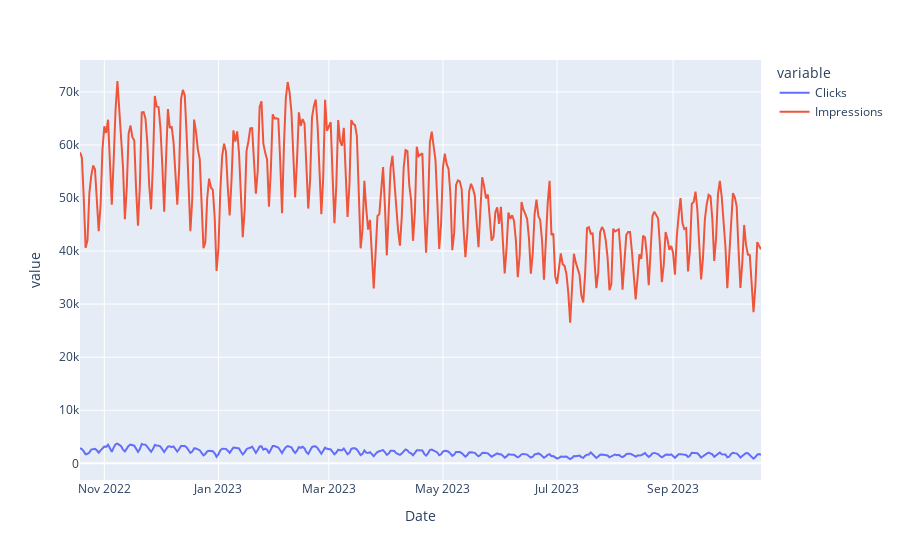

This figure's notebook cell:
### Markdown cell above
## <font color='#F21905'> Data Visualizations

### Code cell
px.line(df,y=['Clicks','Impressions'])

### Figure 1 — Plotly figure (JSON) as saved in the notebook; plotly's stock layout.template omitted (floating-point values rounded to 4 significant figures; data arrays with more than 128 entries replaced by an {"elided": "..."} marker saying what was removed)
{"data": [{"hovertemplate": "variable=Clicks<br>Date=%{x}<br>value=%{y}<extra></extra>", "legendgroup": "Clicks", "line": {"color": "#636efa", "dash": "solid"}, "marker": {"symbol": "circle"}, "mode": "lines", "name": "Clicks", "orientation": "v", "showlegend": true, "type": "scatter", "x": {"elided": "365 str values"}, "xaxis": "x", "y": {"elided": "365 int values"}, "yaxis": "y"}, {"hovertemplate": "variable=Impressions<br>Date=%{x}<br>value=%{y}<extra></extra>", "legendgroup": "Impressions", "line": {"color": "#EF553B", "dash": "solid"}, "marker": {"symbol": "circle"}, "mode": "lines", "name": "Impressions", "orientation": "v", "showlegend": true, "type": "scatter", "x": {"elided": "365 str values"}, "xaxis": "x", "y": {"elided": "365 int values"}, "yaxis": "y"}], "layout": {"autosize": true, "legend": {"title": {"text": "variable"}, "tracegroupgap": 0}, "margin": {"t": 60}, "xaxis": {"anchor": "y", "autorange": true, "domain": [0, 1], "range": ["2022-10-19", "2023-10-18"], "title": {"text": "Date"}, "type": "date"}, "yaxis": {"anchor": "x", "autorange": true, "domain": [0, 1], "range": [-3142.0, 76010.0], "title": {"text": "value"}, "type": "linear"}}}
